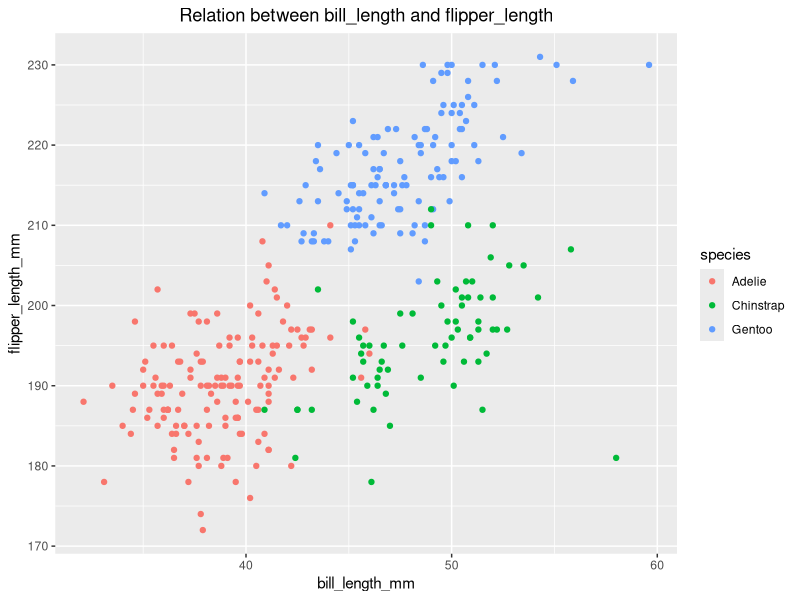
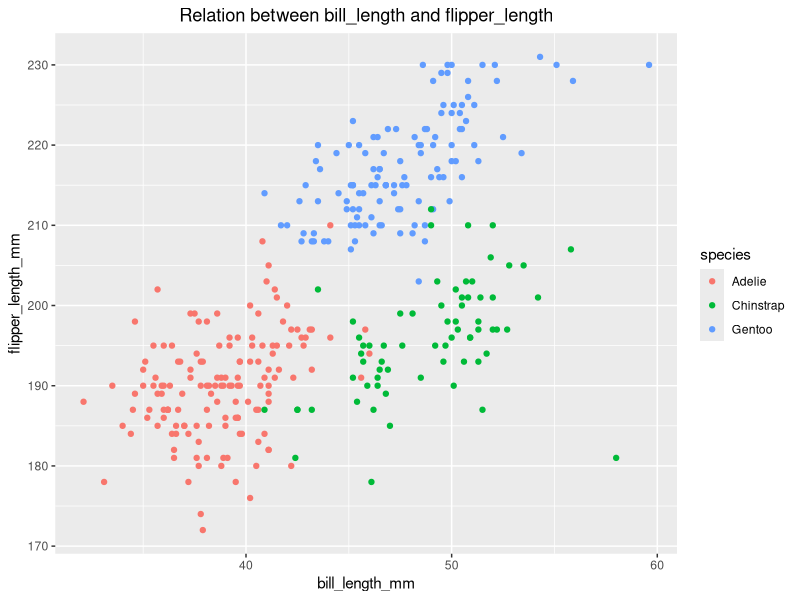

Write R code to recreate these figures, in order.
## ---- chunk 1
library(tidyverse)
library(palmerpenguins)
## ---- chunk 2
datatypes_df <-
  tibble(
    num_vec = rnorm(10,0,1), # numeric variable
    logic_vec = num_vec > 0, # logical variable
    char_vec = c("Stephen","Durant","James","Klay","CP3","Davis","Giannis","Joker","Harden","Irving"), # character variable
    factor_vec = factor(c("S","S","A","A","B","A","S","A","S","A"), levels = c("B","A","S")) # factor variables and order them
  )
## ---- chunk 3
library(tidyverse)
mean(pull(datatypes_df, 1)) # try the mean for numeric variable
mean(pull(datatypes_df, 2)) # try the mean for logical variable
mean(pull(datatypes_df, 3)) # try the mean for character variable
mean(pull(datatypes_df, 4)) # try the mean for factor variable
## ---- chunk 4
as.numeric(pull(datatypes_df,2))
as.numeric(pull(datatypes_df,3))
as.numeric(pull(datatypes_df,4))
## ---- chunk 5
data("penguins", package = "palmerpenguins")
## ---- chunk 6
head(penguins,5)
penguins = drop_na(penguins)
## ---- chunk 7
ggplot(data = penguins, aes(x = bill_length_mm, y = flipper_length_mm, color = species)) + geom_point() + 
  ggtitle("Relation between bill_length and flipper_length") + 
  theme(plot.title = element_text(hjust = 0.5))

ggsave("./plots/bill_length_flipper_length.pdf", height = 7, width = 8)
